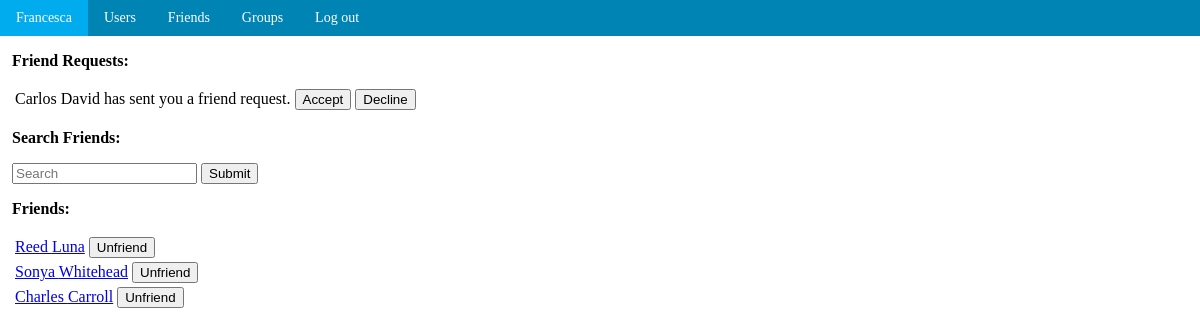
Page /Application/Friends.php (signed in) on the committed database.
### tables this page shows
CREATE TABLE `user_personal` (
  `user_id` int(11) NOT NULL,
  `first_name` varchar(35) NOT NULL,
  `last_name` varchar(35) NOT NULL,
  `city` varchar(255) NOT NULL,
  `date_of_birth` date NOT NULL,
  `gender_id` int(3) NOT NULL,
  `date_registered` date NOT NULL,
  `last_login` timestamp NOT NULL DEFAULT '0000-00-00 00:00:00'
);

CREATE TABLE `relation` (
  `user_one_id` int(11) NOT NULL,
  `user_two_id` int(11) NOT NULL,
  `status` tinyint(4) NOT NULL
);

### Application/include/MainFunctions.php (called while the page is built, shortened)
<?php
function deleteFriend($pdo, &$relations)
{
    $sql = 'SELECT user_one_id, user_two_id FROM relation WHERE status = :status';
    $stmt = $pdo->prepare($sql);
    $stmt->bindValue(':status', 1, PDO::PARAM_INT);
    $stmt->execute();
    $relations = $stmt->fetchAll();
}
?>

### Application/include/FriendFunctions.php (the view, shortened to what this page needs)
<?php
function searchFriend($pdo)
{
    deleteFriend($pdo, $relations);
}
function getFriendList($pdo, $relations)
{
    echo "<form method='post'><table>";
    foreach($relations as $user) {
        if($user[0] == $_SESSION['userid'] OR $user[1] == $_SESSION['userid']) {
            $sql = 'SELECT * FROM user_personal WHERE user_id = :id';
            $stmt = $pdo->prepare($sql);
            if($user[0] == $_SESSION['userid']) {
                $stmt->bindParam(':id', $user[1], PDO::PARAM_INT);
            }
            if($user[1] == $_SESSION['userid']) {
                $stmt->bindParam(':id', $user[0], PDO::PARAM_INT);
            }
            $stmt->execute();
            $friend = $stmt->fetch(PDO::FETCH_ASSOC);
            echo '<tr><td><a href="Users.php?id='.$friend['user_id'].'">'.
                ucfirst(htmlentities($friend['first_name'])).' '.
                htmlentities($friend['last_name'])."<a> <button type='submit'
                name='unfriend' value='".$friend['user_id']."'>Unfriend</button>
                </td></tr>";
        }
    }
    echo '<table></form>';
}
function getFriendRequest($pdo)
{
    $sql = 'SELECT user_id, first_name, last_name FROM user_personal u INNER
    JOIN relation r WHERE r.user_one_id = u.user_id AND r.user_two_id = :id
    AND status = :status';
    $stmt = $pdo->prepare($sql);
    $stmt->bindValue(':id', $_SESSION['userid']);
    $stmt->bindValue(':status', 0, PDO::PARAM_INT);
    $stmt->execute();
    $requests = $stmt->fetchAll(PDO::FETCH_ASSOC);
    echo '<form method="post"><table>';
    foreach($requests as $data) {
        if(!empty($data)) {
            echo '<tr><td>'.ucfirst(htmlentities($data['first_name'])).' '.htmlentities($data['last_name']).
                ' has sent you a friend request.'.
                " <button type='submit' name='accept' value='".$data['user_id'].
                "'>Accept</button>
                <button type='submit' name='decline' value='".$data['user_id'].
                "'>Decline</button>
                </td></tr>";
        }
    }
    echo '</table></form>';
}
?>

### Application/include/Header.php (shortened to what this page needs)
<?php
require('include/DbConnect.php');
$sql = 'SELECT first_name FROM user_personal WHERE user_id =
:userId';
$stmt = $pdo->prepare($sql);
$stmt->bindParam(':userId', $_SESSION['userid'], PDO::PARAM_STR);
$stmt->execute();
$user = $stmt->fetch(PDO::FETCH_NUM);
?>
<html>
    <head>
        <link rel="stylesheet" type="text/css" href="css/style.css">
    </head>
    <body>
        <div class="navbar">
            <a href="Index.php"><?= ucfirst(htmlentities($user['0']));
                ?></a>
            <a href="Users.php">Users</a>
            <a href="Friends.php">Friends</a>
            <a href="Groups.php">Groups</a>
            <a href="Logout.php">Log out</a>
        </div>
    </body>
</html>

### Application/css/style.css (style rules this page uses)
body { margin: 0; padding: 0; }
p, table, .search, .info, .center { padding-left: 1%; }
.navbar { background-color: #0084b4; overflow: hidden; }
.navbar a { float: left; display: block; color: white; text-align: center; padding: 10px 16px; text-decoration: none; font-size: 14px; }

### rows in the picture
user_personal: first_name "Francesca"
user_personal: first_name "Carlos", last_name "David", $data['user_id'] 3 (drawn)
relation: user_personal.first_name "Reed", user_personal.last_name "Luna"
relation: user_personal.first_name "Sonya", user_personal.last_name "Whitehead"
relation: user_personal.first_name "Charles", user_personal.last_name "Carroll"
